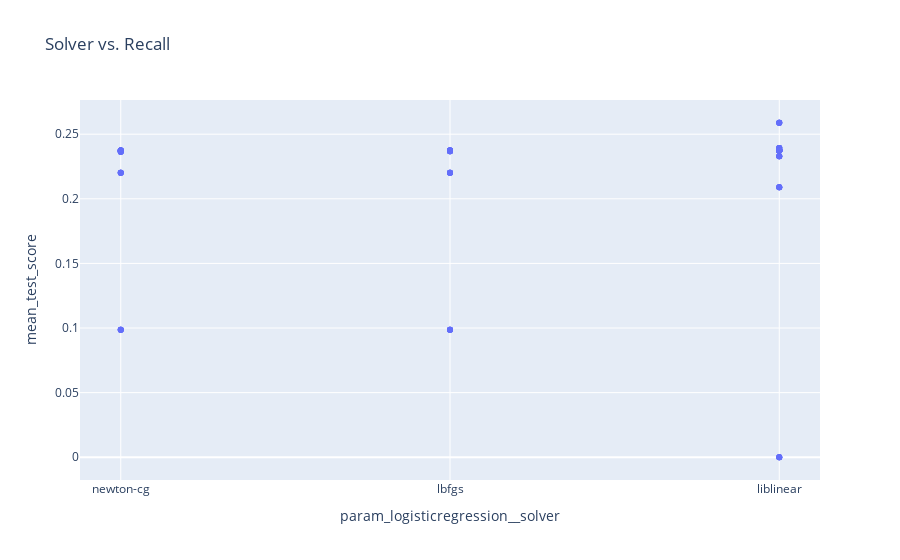

The code cell stored with this chart in its notebook:
### Code cell
px.scatter(
    df_regression_search_cv,
    x="param_logisticregression__solver",
    y="mean_test_score",
    title="Solver vs. Recall",
)

### Figure 1 — Plotly figure (JSON) as saved in the notebook; plotly's stock layout.template omitted (floating-point values rounded to 4 significant figures)
{"data": [{"hovertemplate": "param_logisticregression__solver=%{x}<br>mean_test_score=%{y}<extra></extra>", "legendgroup": "", "marker": {"color": "#636efa", "symbol": "circle"}, "mode": "markers", "name": "", "orientation": "v", "showlegend": false, "type": "scatter", "x": ["newton-cg", "lbfgs", "newton-cg", "lbfgs", "newton-cg", "lbfgs", "newton-cg", "lbfgs", "newton-cg", "lbfgs", "newton-cg", "lbfgs", "newton-cg", "lbfgs", "newton-cg", "lbfgs", "newton-cg", "lbfgs", "newton-cg", "lbfgs", "newton-cg", "lbfgs", "newton-cg", "lbfgs", "newton-cg", "lbfgs", "newton-cg", "lbfgs", "newton-cg", "lbfgs", "newton-cg", "lbfgs", "newton-cg", "lbfgs", "newton-cg", "lbfgs", "newton-cg", "lbfgs", "newton-cg", "lbfgs", "newton-cg", "lbfgs", "newton-cg", "lbfgs", "newton-cg", "lbfgs", "newton-cg", "lbfgs", "newton-cg", "lbfgs", "liblinear", "liblinear", "liblinear", "liblinear", "liblinear", "liblinear", "liblinear", "liblinear", "liblinear", "liblinear", "liblinear", "liblinear", "liblinear", "liblinear", "liblinear", "liblinear", "liblinear", "liblinear", "liblinear", "liblinear", "liblinear", "liblinear", "liblinear", "liblinear", "liblinear", "liblinear", "liblinear", "liblinear", "liblinear", "liblinear", "liblinear", "liblinear", "liblinear", "liblinear", "liblinear", "liblinear", "liblinear", "liblinear", "liblinear", "liblinear", "liblinear", "liblinear", "liblinear", "liblinear", "liblinear", "liblinear", "liblinear", "liblinear", "liblinear", "liblinear"], "xaxis": "x", "y": [0.09873, 0.09873, 0.09873, 0.09873, 0.09873, 0.09873, 0.09873, 0.09873, 0.09873, 0.09873, 0.2203, 0.2203, 0.2203, 0.2203, 0.2203, 0.2203, 0.2203, 0.2203, 0.2203, 0.2203, 0.2364, 0.2367, 0.2364, 0.2367, 0.2364, 0.2367, 0.2364, 0.2367, 0.2364, 0.2367, 0.2373, 0.2373, 0.2373, 0.2373, 0.2373, 0.2373, 0.2373, 0.2373, 0.2373, 0.2373, 0.2373, 0.2373, 0.2373, 0.2373, 0.2373, 0.2373, 0.2373, 0.2373, 0.2373, 0.2373, 0, 0.2589, 0, 0.2589, 0, 0.2589, 0, 0.2589, 0, 0.2589, 0.2089, 0.2392, 0.2089, 0.2392, 0.2089, 0.2392, 0.2089, 0.2392, 0.2089, 0.2392, 0.2329, 0.2377, 0.2329, 0.2377, 0.2329, 0.2377, 0.2329, 0.2377, 0.2329, 0.2377, 0.2373, 0.2373, 0.2373, 0.2373, 0.2373, 0.2373, 0.2373, 0.2373, 0.2373, 0.2373, 0.2373, 0.2373, 0.2373, 0.2373, 0.2373, 0.2373, 0.2373, 0.2373, 0.2373, 0.2373], "yaxis": "y"}], "layout": {"legend": {"tracegroupgap": 0}, "title": {"text": "Solver vs. Recall"}, "xaxis": {"anchor": "y", "domain": [0, 1], "title": {"text": "param_logisticregression__solver"}}, "yaxis": {"anchor": "x", "domain": [0, 1], "title": {"text": "mean_test_score"}}}}
